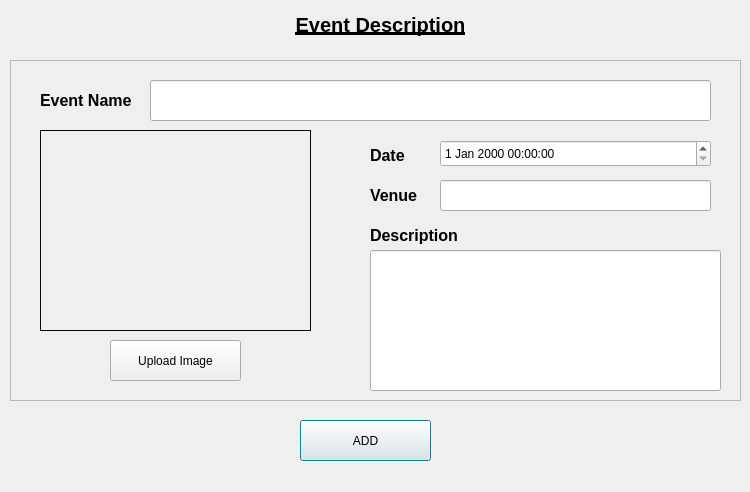
<?xml version="1.0" encoding="UTF-8"?>
<ui version="4.0">
 <class>eventDescription</class>
 <widget class="QDialog" name="eventDescription">
  <property name="geometry">
   <rect>
    <x>0</x>
    <y>0</y>
    <width>750</width>
    <height>492</height>
   </rect>
  </property>
  <property name="windowTitle">
   <string>Dialog</string>
  </property>
  <widget class="QPushButton" name="addButton">
   <property name="geometry">
    <rect>
     <x>300</x>
     <y>420</y>
     <width>131</width>
     <height>41</height>
    </rect>
   </property>
   <property name="text">
    <string>ADD</string>
   </property>
  </widget>
  <widget class="QLabel" name="title">
   <property name="geometry">
    <rect>
     <x>250</x>
     <y>0</y>
     <width>261</width>
     <height>51</height>
    </rect>
   </property>
   <property name="text">
    <string>&lt;html&gt;&lt;head/&gt;&lt;body&gt;&lt;p align=&quot;center&quot;&gt;&lt;span style=&quot; font-size:15pt; font-weight:600; text-decoration: underline;&quot;&gt;Event Description&lt;/span&gt;&lt;/p&gt;&lt;/body&gt;&lt;/html&gt;</string>
   </property>
  </widget>
  <widget class="QFrame" name="frame">
   <property name="geometry">
    <rect>
     <x>10</x>
     <y>60</y>
     <width>731</width>
     <height>341</height>
    </rect>
   </property>
   <property name="styleSheet">
    <string notr="true"/>
   </property>
   <property name="frameShape">
    <enum>QFrame::StyledPanel</enum>
   </property>
   <property name="frameShadow">
    <enum>QFrame::Raised</enum>
   </property>
   <widget class="QLabel" name="eventNameLabel">
    <property name="geometry">
     <rect>
      <x>30</x>
      <y>20</y>
      <width>101</width>
      <height>41</height>
     </rect>
    </property>
    <property name="text">
     <string>&lt;html&gt;&lt;head/&gt;&lt;body&gt;&lt;p&gt;&lt;span style=&quot; font-size:12pt; font-weight:600;&quot;&gt;Event Name&lt;/span&gt;&lt;/p&gt;&lt;/body&gt;&lt;/html&gt;</string>
    </property>
   </widget>
   <widget class="QLabel" name="dateLabel">
    <property name="geometry">
     <rect>
      <x>360</x>
      <y>80</y>
      <width>51</width>
      <height>31</height>
     </rect>
    </property>
    <property name="text">
     <string>&lt;html&gt;&lt;head/&gt;&lt;body&gt;&lt;p&gt;&lt;span style=&quot; font-size:12pt; font-weight:600;&quot;&gt;Date&lt;/span&gt;&lt;/p&gt;&lt;/body&gt;&lt;/html&gt;</string>
    </property>
   </widget>
   <widget class="QLabel" name="venueLabel">
    <property name="geometry">
     <rect>
      <x>360</x>
      <y>120</y>
      <width>51</width>
      <height>31</height>
     </rect>
    </property>
    <property name="text">
     <string>&lt;html&gt;&lt;head/&gt;&lt;body&gt;&lt;p&gt;&lt;span style=&quot; font-size:12pt; font-weight:600;&quot;&gt;Venue&lt;/span&gt;&lt;/p&gt;&lt;/body&gt;&lt;/html&gt;</string>
    </property>
   </widget>
   <widget class="QLineEdit" name="eventName">
    <property name="geometry">
     <rect>
      <x>140</x>
      <y>20</y>
      <width>561</width>
      <height>41</height>
     </rect>
    </property>
   </widget>
   <widget class="QDateTimeEdit" name="dateTimeEdit">
    <property name="geometry">
     <rect>
      <x>430</x>
      <y>80</y>
      <width>271</width>
      <height>27</height>
     </rect>
    </property>
   </widget>
   <widget class="QLineEdit" name="venue">
    <property name="geometry">
     <rect>
      <x>430</x>
      <y>120</y>
      <width>271</width>
      <height>31</height>
     </rect>
    </property>
   </widget>
   <widget class="QLabel" name="descriptionLabel">
    <property name="geometry">
     <rect>
      <x>360</x>
      <y>160</y>
      <width>101</width>
      <height>31</height>
     </rect>
    </property>
    <property name="text">
     <string>&lt;html&gt;&lt;head/&gt;&lt;body&gt;&lt;p&gt;&lt;span style=&quot; font-size:12pt; font-weight:600;&quot;&gt;Description&lt;/span&gt;&lt;/p&gt;&lt;/body&gt;&lt;/html&gt;</string>
    </property>
   </widget>
   <widget class="QLineEdit" name="description">
    <property name="geometry">
     <rect>
      <x>360</x>
      <y>190</y>
      <width>351</width>
      <height>141</height>
     </rect>
    </property>
   </widget>
   <widget class="QPushButton" name="uploadImage">
    <property name="geometry">
     <rect>
      <x>100</x>
      <y>280</y>
      <width>131</width>
      <height>41</height>
     </rect>
    </property>
    <property name="text">
     <string>Upload Image</string>
    </property>
   </widget>
   <widget class="QWidget" name="widget" native="true">
    <property name="geometry">
     <rect>
      <x>30</x>
      <y>70</y>
      <width>271</width>
      <height>201</height>
     </rect>
    </property>
    <property name="autoFillBackground">
     <bool>false</bool>
    </property>
    <property name="styleSheet">
     <string notr="true">image: url(:/selectImage.png);
border-style:solid;
border-width:1px;
border-color: rgb(7, 7, 7);</string>
    </property>
   </widget>
  </widget>
 </widget>
 <resources>
  <include location="../../Images/img.qrc"/>
 </resources>
 <connections/>
</ui>
